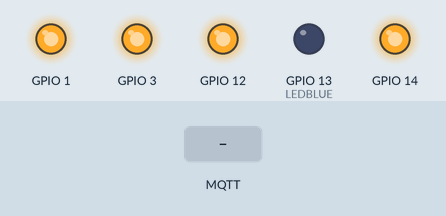
A sketch run on a simulated ESP8266 (NodeMCU). Parts: output pins drawn as LEDs (lit = HIGH). Inputs (shaded band) come from the test bench. WiFi joins after 1.5 s; servers stay silent unless stated; no MQTT or app messages arrive unless stated; not simulated (calls return 0 or success): wifi_credentials.h.

Above: at 3.8 s.
3.9 s: MQTT message "FAN_SPEED" arrives on the first subscribed topic
At 4.3 s:
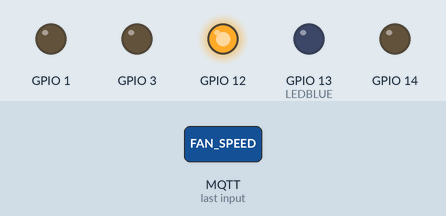
5.4 s: MQTT message "FAN_OFF" arrives on the first subscribed topic
At 6.6 s:
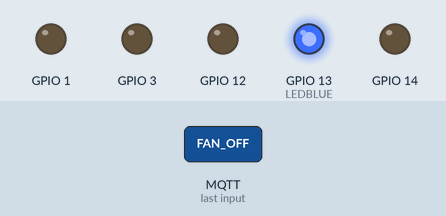
6.9 s: MQTT message "FAN_ON" arrives on the first subscribed topic
At 7.8 s:
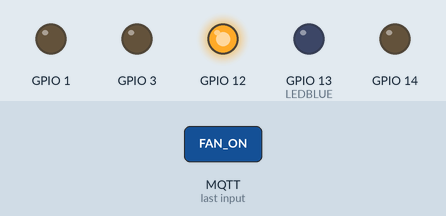
8.4 s: MQTT message "FAN_OFF" arrives on the second subscribed topic
At 8.9 s:
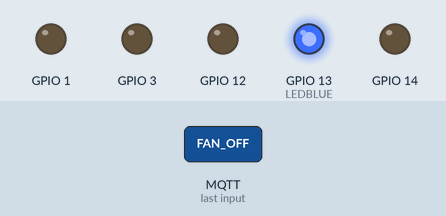
Timing chart, 0 to 10.9 s (numbered marks = the images above; inputs shaded):
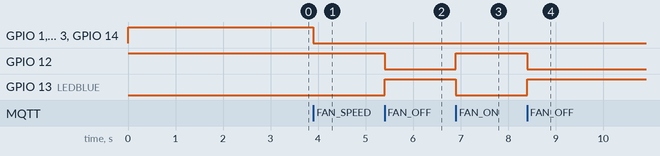

The sketch:

SONOFF-Fan-Control-v2.ino
```cpp
/*
 * SONOFF Fan Control v2
 * Deployed 10/7/2018 , tested with 3 fan speeds

 Notes:
  * Using TX & RX pins of ESP as GPIO
  * Had inserted delay(3000) as first statement in setup() to give time
  * to pull out RX & TX FTDI pins. This was causing a Wifi connection problem (would never connect).
  * Only fan speeds 7,6,5 seem to cause noticeable fan speed changes, used in conjunction with
  * ATTINY85-Fan-Control-v2 (see OCR1A settings for 7,6 and 5.

 Derived from:

 Basic ESP8266 MQTT example
 This sketch demonstrates the capabilities of the pubsub library in combination
 with the ESP8266 board/library.

 It connects to an MQTT server then:
  - publishes to topic "sensorsiot/feeds/luminosity" every two seconds. Luminosity here is
    just the VCC value which is published if it is different from the previous value.
  - To see these messages (from any machine with an mqtt client installed) run:
      mosquitto_sub -h mkzense.com -t "sensorsiot/feeds/luminosity"

  - subscribes to the topic "sensorsiot/feeds/command", printing out any messages
    it receives. NB - it assumes the received payloads are strings not binary
  - If message is "ON" turns LED on, if "OFF" turns it off.
      mosquitto_pub -h mkzense.com -t "sensorsiot/feeds/command" -m "FAN_ON"
      mosquitto_pub -h mkzense.com -t "sensorsiot/feeds/command" -m "FAN_OFF"
      mosquitto_pub -h mkzense.com -t "sensorsiot/feeds/command" -m "FAN_SPEED_7"
      mosquitto_pub -h mkzense.com -t "sensorsiot/feeds/command" -m "FAN_SPEED_6"
      mosquitto_pub -h mkzense.com -t "sensorsiot/feeds/command" -m "FAN_SPEED_5"

 It will reconnect to the server if the connection is lost using a blocking
 reconnect function. See the 'mqtt_reconnect_nonblocking' example for how to
 achieve the same result without blocking the main loop.

 To install the ESP8266 board, (using Arduino 1.6.4+):
  - Add the following 3rd party board manager under "File -> Preferences -> Additional Boards Manager URLs":
       http://arduino.esp8266.com/stable/package_esp8266com_index.json
  - Open the "Tools -> Board -> Board Manager" and click install for the ESP8266"
  - Select your ESP8266 in "Tools -> Board"
  Code from Andreas Spiess
*/

//Builtin LED for ESP8266 board (can't use LED_BUILTIN which is GPIO1)
//Builtin LED for ESP8266 board: ESP 12 : pin GPIO2
//LED for SONOFF is GPIO13

#define ESP8266_ESP12_LED 2
#define SONOFF_LED        13

//#define LEDBLUE  ESP8266_ESP12_LED
#define LEDBLUE  SONOFF_LED

#include <ESP8266WiFi.h>
#include <PubSubClient.h>
#include "wifi_credentials.h"

/*
 *  I save my credentials in a file to protect them. Please comment this line and fill out
 *  your credentials below
 *
 */
//#include "credentials_CloudMQTT.h"
//#include "credentials_Adafruit_IO.h"

#define ssid          WIFI_SSID
#define password      WIFI_PASSWORD

//MQTT server info
#define SERVER          "mkzense.com"
#define SERVERPORT      1883  //This is the default MQTT broker port
#define MQTT_USERNAME   ""
#define MQTT_KEY        ""
#define USERNAME          "sensorsiot/"
#define PREAMBLE          "feeds/"
//Topics
#define T_LUMINOSITY      "luminosity"
#define T_CLIENTSTATUS    "clientStatus"
#define T_COMMAND         "command"


unsigned long entry;
byte clientStatus, prevClientStatus = 99;
float luminosity, prevLumiosity = -1;
char valueStr[5];

WiFiClient WiFiClient;

// create MQTT object
PubSubClient client(WiFiClient);

ADC_MODE(ADC_VCC);

int ctr = 0;

void setup() {

  pinMode(LEDBLUE, OUTPUT);
  pinMode(12,OUTPUT);
  pinMode(14,OUTPUT);
  pinMode(1,OUTPUT);
  pinMode(3,OUTPUT);

  digitalWrite(12,1);
  digitalWrite(LEDBLUE,LOW);
  digitalWrite(1,HIGH);
  digitalWrite(3,HIGH);
  digitalWrite(14,HIGH);

  //Serial.begin(115200);
  delay(100);
  //Serial.println();
  //Serial.println();
  //Serial.print("Connecting to ");
  //Serial.println(ssid);

  delay(1000);

  WiFi.begin(ssid, password);

  while (WiFi.status() != WL_CONNECTED) {
    delay(500);
    ctr++;
    //Serial.print(".");
    if (ctr ==30) {
      ESP.deepSleep(2*1e6,WAKE_RFCAL);
    }
  }

  //Serial.println("");
  //Serial.println("WiFi connected");
  //Serial.println("IP address: ");
  //Serial.println(WiFi.localIP());

  client.setServer(SERVER, SERVERPORT);
  client.setCallback(callback);
}

void loop() {
  ////Serial.println("loop");
  yield();
  if (!client.connected()) {
    //Serial.println("Attempting MQTT connection...");
    // Attempt to connect
    if (client.connect("", MQTT_USERNAME, MQTT_KEY)) {
      //Serial.println("connected");
      // ... and resubscribe
      client.subscribe(USERNAME PREAMBLE T_COMMAND, 1);
      client.subscribe(USERNAME PREAMBLE "test", 1);
    } else {
      //Serial.print("failed, rc=");
      //Serial.print(client.state());
      //Serial.println(" try again in 5 seconds");
      // Wait 5 seconds before retrying
      delay(5000);
    }
  }

/*
  if (millis() - entry > 1200) {
    //Serial.println("Measure");
    entry = millis();
    luminosity = ESP.getVcc();
  }

  if (client.connected() && prevLumiosity != luminosity) {
    //Serial.println("Publish Luminosity");
    String hi = (String)luminosity;
    hi.toCharArray(valueStr, 5);
    client.publish(USERNAME PREAMBLE T_LUMINOSITY, valueStr);
    prevLumiosity = luminosity;
    delay(500);
  }
*/

  if (client.connected()&& prevClientStatus != clientStatus ) {
    //Serial.println("Publish Status");

    String hi = (String)clientStatus;
    hi.toCharArray(valueStr, 2);
    client.publish(USERNAME PREAMBLE T_CLIENTSTATUS, valueStr);
    prevClientStatus = clientStatus;
  }
  client.loop();
}

//----------------------------------------------------------------------

void callback(char* topic, byte * data, unsigned int length) {
  // handle message arrived {

  String command ;
  int isFanSpeedCommand ;
  int fanSpeedBit0,fanSpeedBit1,fanSpeedBit2;
  int fanSpeed = 7;

  char tmpCharArray[30];

  //Serial.print(topic);
  //Serial.print(": ");

  for (int i = 0; i < length; i++) {
    ////Serial.print((char)data[i]);
    tmpCharArray[i] = (char)data[i] ;
  }
  tmpCharArray[length] = '\0';

  ////Serial.println();

  command = String(tmpCharArray);
  //Serial.println(command);
  //Serial.println();

  //Is command of the format FAN_SPEED_0, FAN_SPEED_1 etc
  isFanSpeedCommand = command.substring(0,9) == "FAN_SPEED";

  if (isFanSpeedCommand) {
    fanSpeed = command.substring(10).toInt();
    fanSpeedBit0 = fanSpeed & 0x01;
    fanSpeedBit1 = (fanSpeed & 0x02) >> 1;
    fanSpeedBit2 = (fanSpeed & 0x04) >> 2;
    digitalWrite(14,fanSpeedBit2);
    digitalWrite(1,fanSpeedBit1);
    digitalWrite(3,fanSpeedBit0);
    //Serial.print("Fan Speed = ");
    //Serial.print(fanSpeedBit2);
    //Serial.print(fanSpeedBit1);
    //Serial.print(fanSpeedBit0);
    //Serial.println();
  }
  else
  if (command ==  "FAN_OFF") {
     clientStatus = 0;
     digitalWrite(LEDBLUE, HIGH );
     digitalWrite(12,LOW);
     //Serial.println("Send command: FAN OFF");
  }
  else
  if ( command == "FAN_ON") {
      clientStatus = 1;
      digitalWrite(LEDBLUE, LOW );
      digitalWrite(12,HIGH);
      //Serial.println("Send command: FAN ON");
  }

  //Serial.println();

}
```

Measured:
- after the input at 3.9 s, GPIO 1, GPIO 3, GPIO 14: HIGH → LOW at once
- after the input at 5.4 s, GPIO 12: HIGH → LOW at once; GPIO 13 (LEDBLUE): LOW → HIGH at once
- after the input at 6.9 s, GPIO 12: LOW → HIGH at once; GPIO 13 (LEDBLUE): HIGH → LOW at once
- after the input at 8.4 s, GPIO 12: HIGH → LOW at once; GPIO 13 (LEDBLUE): LOW → HIGH at once
